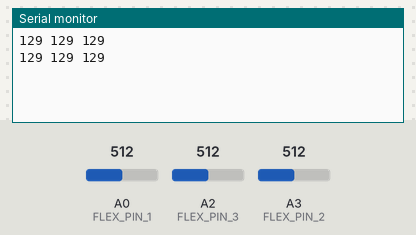
Simulated run of this sketch. Board: Arduino Uno, built with avr-gcc and run on an emulated ATmega328P. Shown: the last lines printed to the serial monitor. The inputs (shaded band) are chosen by the test bench; at power-on: A0 (FLEX_PIN_1) = 512, A2 (FLEX_PIN_3) = 512, A3 (FLEX_PIN_2) = 512.

Above: at 1.8 s.
1.9 s: A0 (FLEX_PIN_1) set to 716
At 2.8 s:
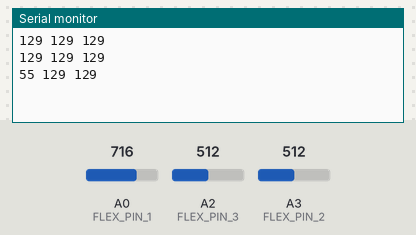
3.4 s: A2 (FLEX_PIN_3) set to 716
At 4.5 s:
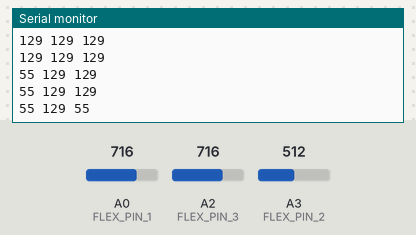
4.9 s: A3 (FLEX_PIN_2) set to 716
At 5.8 s:
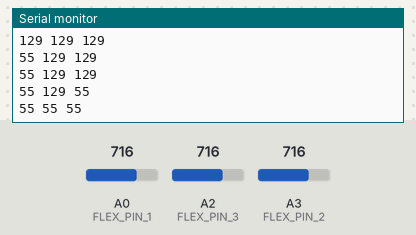
6.4 s: A0 (FLEX_PIN_1) set to 900
At 7.7 s:
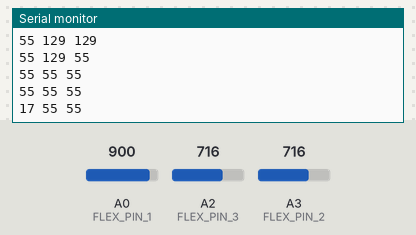
7.9 s: A2 (FLEX_PIN_3) set to 900
At 8.8 s:
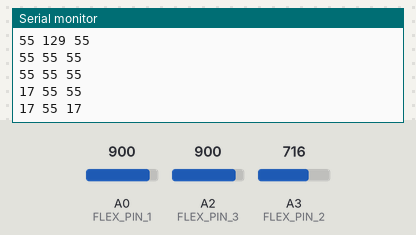
9.4 s: A3 (FLEX_PIN_2) set to 900
At 10.5 s:
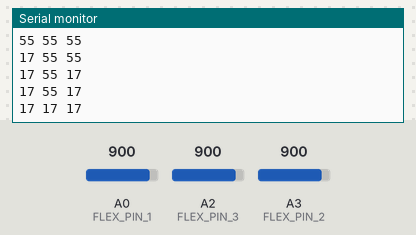
Timing chart, 0 to 11.9 s (numbered marks = the images above; inputs shaded):
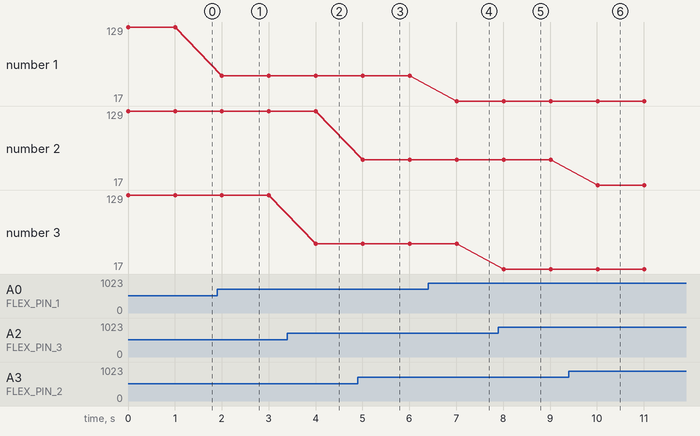

Measured:
- after the input at 1.9 s, the serial monitor: prints a new line after 0.10 s (image 1)
- after the input at 3.4 s, the serial monitor: prints a new line after 0.61 s (image 2)
- after the input at 4.9 s, the serial monitor: prints a new line after 0.11 s (image 3)
- after the input at 6.4 s, the serial monitor: prints a new line after 0.61 s (image 4)
- after the input at 7.9 s, the serial monitor: prints a new line after 0.11 s (image 5)
- after the input at 9.4 s, the serial monitor: prints a new line after 0.61 s (image 6)
- plotted number 1: 129 → 55 after the input at 1.9 s, 55 → 17 after the input at 6.4 s

The sketch:

pot_test.ino
```cpp
const int FLEX_PIN_1 = A0; //Pin connected to the voltage divider output of 50k pot
const int FLEX_PIN_2 = A3; //Pin connected to the voltage divider output of the second 50k pot
const int FLEX_PIN_3 = A2; //Pin connected to the voltage divider output of the 20k pot

const float VCC = 4.84; //Measured voltage of Arduino 5V line
const float R_DIV = 65000.0; //Actual resistance of the 130k||130k resistor

const float POT1_LO = 0;
const float POT1_HI = 50000;
const float POT2_LO = 0;
const float POT2_HI = 50000;
const float POT3_LO = 0;
const float POT3_HI = 50000;

void setup() {
  Serial.begin(9600);
}

void loop() {
   //Read the ADC
   int flexADC_1 = analogRead(FLEX_PIN_1);
   int flexADC_2 = analogRead(FLEX_PIN_2);
   int flexADC_3 = analogRead(FLEX_PIN_3);

   //Calculate the voltage that the ADC read
   float flexV_1 = flexADC_1 * VCC/1023.0;
   float flexV_2 = flexADC_2 * VCC/1023.0;
   float flexV_3 = flexADC_3 * VCC/1023.0;

   //Calculate the resistance of the flex sensor
   float flexR_1 = R_DIV * (VCC - flexV_1) / flexV_1;
   float flexR_2 = R_DIV * (VCC - flexV_2) / flexV_2;
   float flexR_3 = R_DIV * (VCC - flexV_3) / flexV_3;

   //Use the calculated resistance to estimate the range of motion that the sensor
   //is currently exhibiting.
   float percentage1 = map(flexR_1, POT1_LO, POT1_HI, 0, 100);
   float percentage2 = map(flexR_2, POT2_LO, POT2_HI, 0, 100);
   float percentage3 = map(flexR_3, POT3_LO, POT3_HI, 0, 100);

   int percentage1Int = percentage1 / 1;
   int percentage2Int = percentage2 / 1;
   int percentage3Int = percentage3 / 1;

    Serial.print(percentage1Int); //Range of motion of index finger
    Serial.print(" ");
    Serial.print(percentage2Int);
    Serial.print(" ");
    Serial.print(percentage3Int);
    Serial.print("\n");

   delay(1000); //Read the sensor at 1Hz (1 time per second)
}
```
